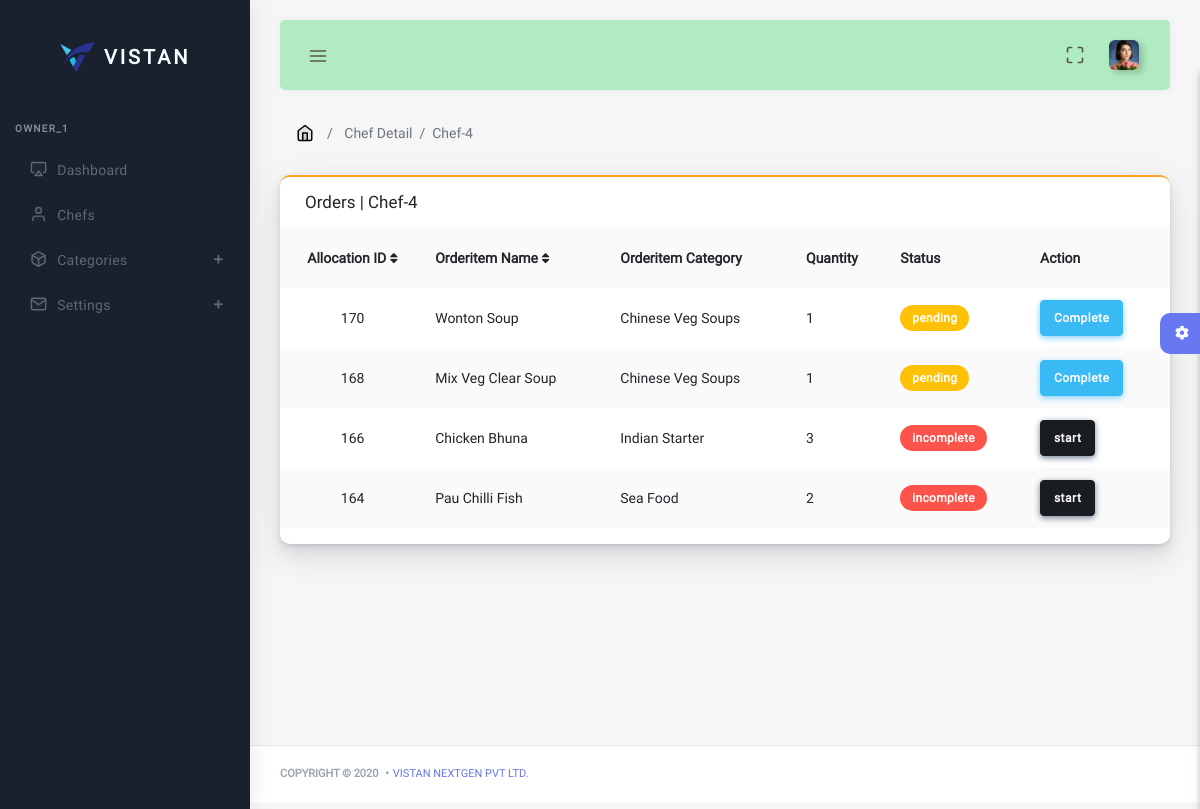
Screenshot of /rest/select-chef/4 (signed in) with the database file from the repository.
### AccountsApp/models.py (models this page shows, shortened)
class CustomUser(AbstractUser):
    Chef = models.ManyToManyField(Chef)
    Category = models.ManyToManyField(Category)
    created_at = models.DateTimeField(auto_now_add = True)
    updated_at = models.DateTimeField(auto_now = True)
    class Meta:
        verbose_name = 'User'
        verbose_name_plural = 'users'

### RestApp/models.py (models this page shows, shortened)
class Chef(models.Model):
    chef_name = models.CharField(max_length = 30)
    chef_decription = models.TextField(blank = True, null = True)
    chef_image = models.ImageField(upload_to = 'Chefs', blank = True, null = True)
    gender = models.CharField(max_length=10, choices=gender_choices)
    mobile = models.CharField(max_length = 12)
    active = models.BooleanField(default = True)
    status = models.BooleanField(default = True)
    created_at = models.DateTimeField(auto_now_add = True)
    updated_at = models.DateTimeField(auto_now = True)
    class Meta:
        verbose_name = 'Chef'
        verbose_name_plural = 'Chefs'
        ordering = ('-id', )
    def __str__(self):
        return '{}'.format(self.chef_name)

class Allocation(models.Model):
    orderitem_id = models.CharField(max_length = 100)
    orderitem_name = models.CharField(max_length=100)
    orderitem_category = models.CharField(max_length=100)
    quantity = models.IntegerField()
    chef = models.CharField(max_length=100)
    status = models.CharField(max_length=20, choices=allocation_choices, default='incomplete')
    created_at = models.DateTimeField(auto_now_add = True)
    updated_at = models.DateTimeField(auto_now = True)
    class Meta:
        verbose_name = 'Allocation'
        verbose_name_plural = 'Allocations'
        ordering = ('-id', )

### RestApp/views.py (the view)
# urls.py: path('select-chef/<int:id>', views.SelectChef, name = 'select-chef'),
@login_required(login_url='/')
def SelectChef(request, id):
    chef = Chef.objects.get(id = id)
    allocations = Allocation.objects.filter(
        (Q(chef = chef.chef_name)) & ( Q(status = 'incomplete') | Q(status = 'pending'))
    )
    return render(request, 'RestApp/chef_detail.html', {'chef' : chef, 'allocations':  allocations})

### RestApp/models.py (called while the page is built)
    def __str__(self):
        return '{}'.format(self.category_name)

### RestApp/templates/RestApp/chef_detail.html (shortened to what this page needs)
{% extends 'base.html' %}
{% load static %}
{% block breadcrumb %}Chef Detail &nbsp;/ &nbsp;{{chef}}{% endblock %}
{% block content %}
<div class="card card-warning">
    <div class="card-header">
        <h4>Orders | {{chef}}</h4>
    </div>
    <div class="table-responsive">
        <div class="card-body p-0">
            {% if allocations %}
                <table class="table table-striped" id = "myTable">
                    <tr>
                        <th class="text-center" onclick="sortTable(0)">Allocation ID&nbsp;<i class="fas fa-sort"></i></th>
                        <th onclick="sortTable(1)">Orderitem Name&nbsp;<i class="fas fa-sort"></i></th>
                        <th>Orderitem Category</th>
                        <th>Quantity</th>
                        <th>Status</th>
                        <th>Action</th>
                    </tr>
                    {% for alloc in allocations %}
                        <tr>
                            <td class="p-0 text-center">{{alloc.id}} </td>
                            <td>{{alloc.orderitem_name|title}}</td>
                            <td>{{alloc.orderitem_category|title}}</td>
                            <td>{{alloc.quantity}}</td>
                            <td>
                                {% ifequal alloc.status 'pending'%}
                                    <div class="badge badge-warning">{{alloc.status}}</div>
                                {% else %}
                                    <div class="badge badge-danger">{{alloc.status}}</div>
                                {% endifequal %}
                            </td>
                            <td>
                                {% ifequal alloc.status 'incomplete' %}
                                    <a  class="btn btn-md btn-dark"
                                        style="text-decoration: none;"
                                        href="{% url 'RestApp:pending-alloc-status' alloc.id  chef.id%}"
                                        data-toggle="tooltip" data-placement="top"
                                        title="start">
                                        start
                                    </a>&nbsp;
                                {% endifequal %}
                                {% ifequal alloc.status 'pending' %}
                                    <a  class="btn btn-md btn-info"
                                        style="text-decoration: none;"
                                        href="{% url 'RestApp:complete-alloc-status' alloc.id chef.id %}"
                                        data-toggle="tooltip" data-placement="top"
                                        title="complete">
                                        Complete
                                    </a>&nbsp;
                                {% endifequal %}
                            </td>
                        </tr>
                    {% endfor %}
                </table>
            {% else %}
            <br>
                <h6 class="text-center" style="color: orangered;">No orders till now ! </h6>
            <br>
            {% endif %}
          </div>
    </div>
</div>
{% endblock %}

### templates/sidebar.html (shortened to what this page needs)
{% load static %}
<div class="main-sidebar sidebar-style-2">
    <aside id="sidebar-wrapper"><br>
      <div class="sidebar-brand">
        <a href="{% url 'RestApp:dashboard' %}"> <img alt="image" src="{% static "assets/img/vistanlogo.png" %}" class="header-logo" /> <span
            class="logo-name"><span style="color: azure;">Vistan</span></span>
        </a>
      </div>
      <br><br>
      <ul class="sidebar-menu">
        <li class="menu-header">{{request.user.username}}</li>
        <li>
            <a href="{% url 'RestApp:dashboard' %}" ><i
                data-feather="airplay"></i><span>Dashboard</span></a>
          </li>
          <li>
            <a href="{% url 'RestApp:chef-list' %}" ><i
                data-feather="user"></i><span>Chefs</span></a>
          </li>
        <li class="dropdown">
          <a href="#" class="menu-toggle nav-link has-dropdown"><i data-feather="box"></i><span>Categories</span></a>
        </li>
        <li class="dropdown">
          <a href="#" class="menu-toggle nav-link has-dropdown"><i data-feather="mail"></i><span>Settings</span></a>
        </li>
      </ul>
    </aside>
  </div>

### rows the page displays
CustomUser: user.username "OWNER_1"
Chef: chef_name "Chef-4"
Allocation: id "170", orderitem_name "Wonton Soup", orderitem_category "Chinese Veg Soups", quantity "1", status "pending"
Allocation: id "168", orderitem_name "Mix Veg Clear Soup", orderitem_category "Chinese Veg Soups", quantity "1", status "pending"
Allocation: id "166", orderitem_name "Chicken Bhuna", orderitem_category "Indian Starter", quantity "3", status "incomplete"
Allocation: id "164", orderitem_name "Pau Chilli Fish", orderitem_category "Sea Food", quantity "2", status "incomplete"
